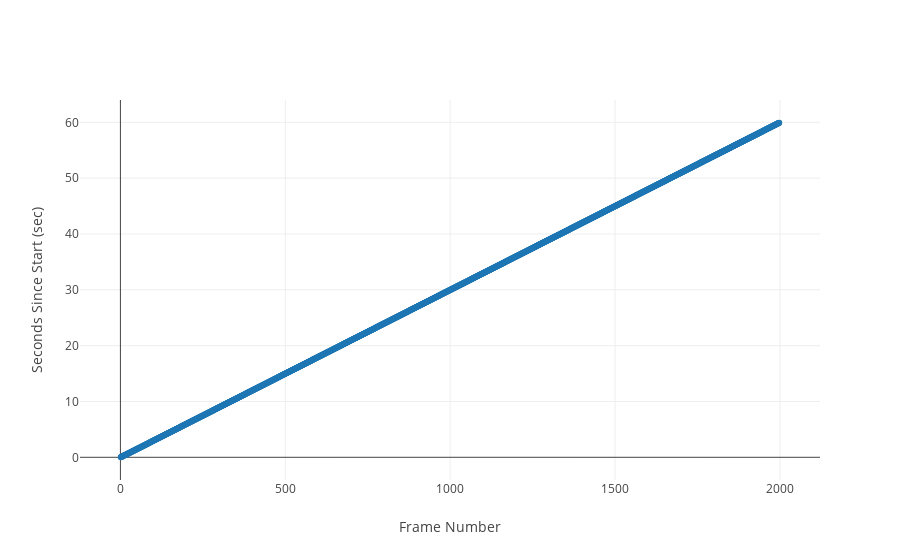

Source (notebook cell):
### Markdown cell above
Looks pretty good, right?

### Code cell
timeData = {
        'x': frame_df.value, 
        'y': frame_df.secondsSinceStart, 
        'text': '', 
        'mode': 'markers', 
        'name': ''
    }

fig = {
    'data': [timeData],
    'layout': {
        'xaxis': {'title': 'Frame Number'},
        'yaxis': {'title': "Seconds Since Start (sec)"}
    }
}

iplot(fig, filename='pandas/multiple-scatter')

### Figure 1 — Plotly figure (JSON) as saved in the notebook; plotly's stock layout.template omitted (floating-point values rounded to 4 significant figures; data arrays with more than 128 entries replaced by an {"elided": "..."} marker saying what was removed)
{"data": [{"mode": "markers", "name": "", "text": "", "x": {"elided": "1998 str values"}, "y": {"elided": "1998 float values"}}], "layout": {"xaxis": {"title": "Frame Number"}, "yaxis": {"title": "Seconds Since Start (sec)"}}}
